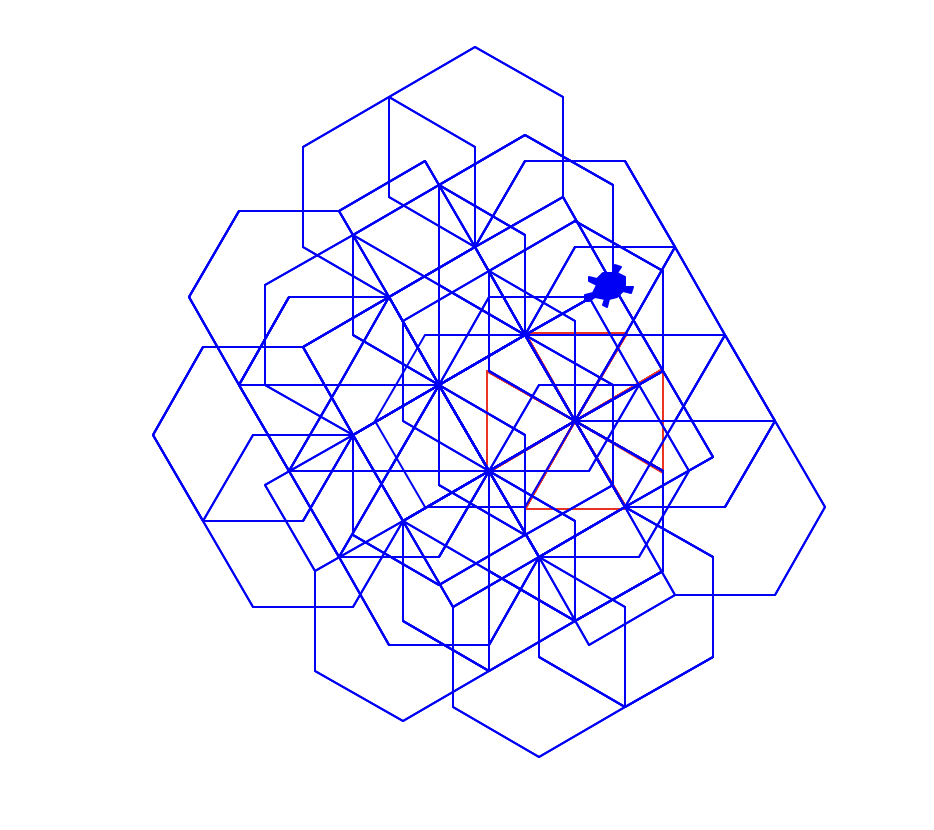

Write Python code to recreate this figure.
from turtle import *


shape("turtle")
speed(0)

def tree2(size, levels, angle):
    substract = 1 
    if levels == 0:
        return

    forward(size + 1)
    right(120)
    forward(size + 1)
    right(120)
    forward(size + 1)
    right(120)

    left(180)
    tree2(size, levels - substract, angle)
    right(180)
    tree2(size, levels - substract, angle)
    right(90)
    tree2(size, levels - substract, angle)

def hexa(levels):
    if levels == 0:
        return
    left(90)
    color("blue")
    for h in range(6):
        forward(50)
        left(60)
    hexa(levels-1)

    forward(50)
    right(90)
    hexa(levels-1)
    forward(50)
    right(90)
    hexa(levels-1)


forward(50)
right(60)
left(90)
color("red")
forward(50)
tree2(50, 5, 90)
hexa(5)


mainloop()
